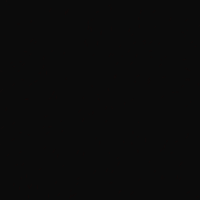
Frame 1 (no input)
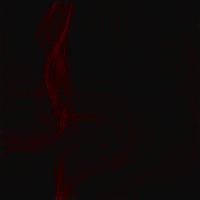
Frame 60 (no input)
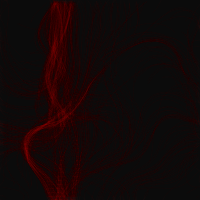
Frame 120 (the mouse pressed at the canvas centre since frame 60)

The p5.js sketch that drew these frames (run headless with seeded random() and noise() and a simulated clock; from frame 60 on, the mouse is pressed at the canvas centre):

// p5.js sketch
// ── sketch.js
var inc = .1; //resolucion en x
var incy = .1; //resolucion en y
var xoff = 0;
var yoff = 0;
var start = 0;

var fr;

var time = 0;
var timestep = .01; //cambio en el tiempo para cada frame(velocidad), cuanto cambia el campo en el tiempo

var scl = 10; // para cuadricula el vector field
var rows, cols;

var particles = [];
var flowfield =[];

// si quiero hacer un desplazamiendo en x o y sumo un incremento
// fijo en x e y , y lo voy cambiando frame a frame
// es como mover todo el mantel tirando de algun punto
function setup() {
//colorMode(HSB);
displayDensity(1);
	//noFill();
	createCanvas(200, 200);
	background(11);
	cols = width / scl;
	rows = height / scl;
	fr = createP("frame rate: ");
	for (var i = 0; i < 200; i++) {
		particles[i] = new Particle();

	}

	//frameRate(15);
}

function draw() {
	//background(0,11); // eliminar si solo se quieren ver las particulas , poner un slider de alfa
	fr.html(floor(frameRate()));

	time += timestep;
	for (var y = 0; y < rows; y++) {
		for (var x = 0; x < cols; x++) {
			var index = (x + y * cols);
			
			var angle = (noise((x) * inc, (y) * incy, time)) * TWO_PI*2;
			//fill(out);
			var v = p5.Vector.fromAngle(angle);
			v.setMag(1);// poner slider
			flowfield[index] = v;// guardo el estado del campo para cada particula
			//rect(x*scl, y*scl,scl,scl);
			stroke(66, 22);//poner slider en alfa
			strokeWeight(1);
			push();
			translate(x * scl, y * scl); // me muevo al cuadradito siguiente
			rotate(v.heading()); // roto los ejes en la direccion del vecto
			//line(0, 0, scl, 0); // traza una linea de campop de scl de largo en la direccion del nuevo eje x, agregar un stroke con slider de alfa 
			pop(); // vuelve las a las coordenadas normales
			
		}
		start += incy;

	}
for (var i = 0; i < particles.length; i++) {
	
	
	
	particles[i].follow(flowfield);
	particles[i].update();
	particles[i].edges();
	// stroke(frameCount % 255,5);
	stroke(255,0,0, 5);// poner slider en alfa
	particles[i].show();
}
}
// ── particle.js
//particle
function Particle() {
  this.pos = createVector(random(width), random(height));
  this.vel = createVector(random(2), random(-3));
  this.acc = createVector(0, 0);
  this.maxspeed= 4;// poner slider
  this.prevPos=this.pos.copy();

  this.update = function () {
    this.vel.add(this.acc);
    this.vel.limit(this.maxspeed);
    this.pos.add(this.vel);
    this.acc.mult(0);
    

  }

  this.updatePrev=function(){
    this.prevPos.x=this.pos.x ;
    this.prevPos.y=this.pos.y ;
  }
  this.edges = function () {
    if (this.pos.x > width) {
      this.pos.x = 0;
      this.updatePrev();
    }
    if (this.pos.x < 0) {
      this.pos.x = width;
      this.updatePrev();
    }
    if (this.pos.y > height) {
      this.pos.y = 0;
      this.updatePrev();
    }
    if (this.pos.y < 0) {
      this.pos.y = height;
      this.updatePrev();
    }
  }

  this.applyForce = function (force) {
    this.acc.add(force);
  }

  this.show = function () {
    strokeWeight(1);
   line(this.pos.x, this.pos.y,this.prevPos.x, this.prevPos.y);
    //point(this.pos.x, this.pos.y); // para particulas
     this.updatePrev();
  }
  this.follow = function (vectors) {
    
    // en base a la posicion de la particula en el campo
    // veo cual es el valor del vector en ese punto y se aplica como fuerza
    var indexp = floor(this.pos.x / scl) + floor(this.pos.y / scl) * cols;
    force = vectors[indexp] ;
    this.applyForce(force);
   
  }




}
